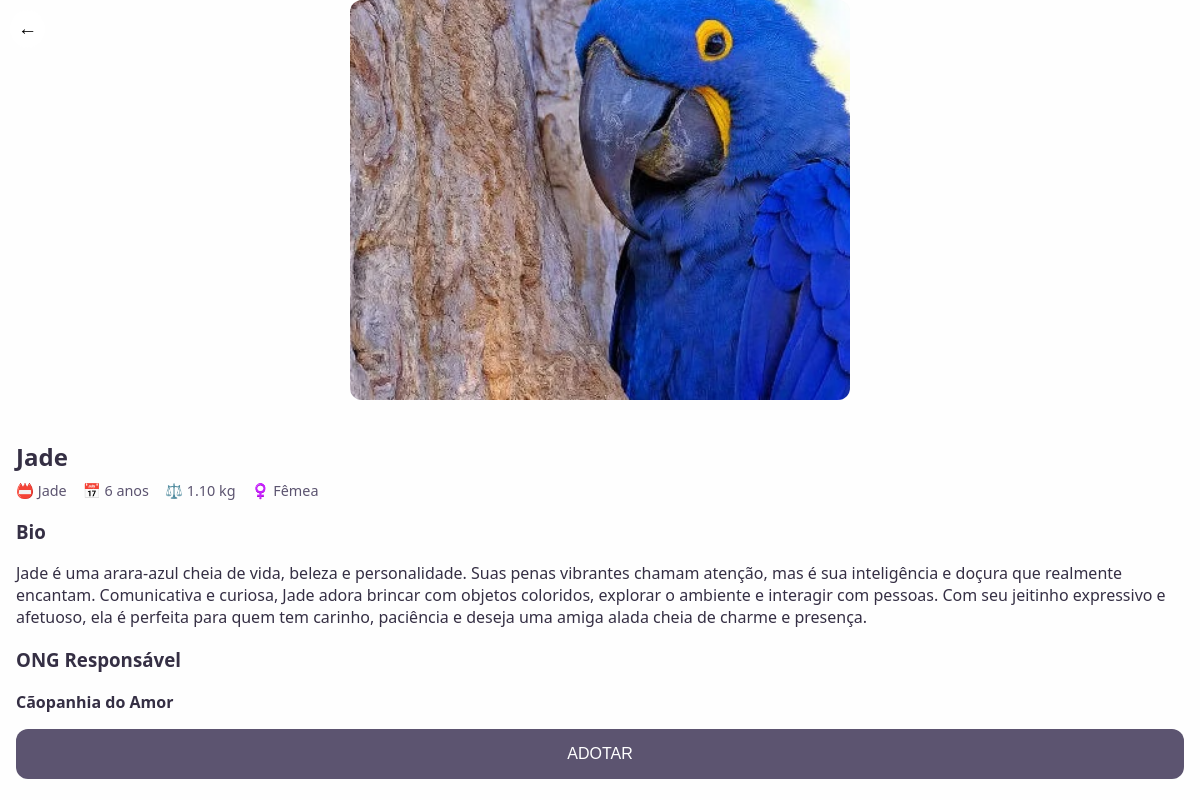
Page /pet.php?id=4 on the committed database.
### tables this page shows
CREATE TABLE IF NOT EXISTS `animais` (
  `id` int NOT NULL AUTO_INCREMENT,
  `ong_id` int NOT NULL,
  `nome_animal` varchar(100) NOT NULL,
  `peso` decimal(5,2) NOT NULL,
  `descricao` text,
  `idade` int DEFAULT NULL,
  `tipo` varchar(50) DEFAULT NULL,
  `sexo` varchar(10) DEFAULT NULL,
  PRIMARY KEY (`id`),
  KEY `ong_id` (`ong_id`)
);

CREATE TABLE IF NOT EXISTS `ongs` (
  `id` int NOT NULL AUTO_INCREMENT,
  `numero_ong` varchar(20) NOT NULL,
  `nome_ong` varchar(100) NOT NULL,
  PRIMARY KEY (`id`)
);

### pet.php (the view, shortened to what this page needs)
<?php
include 'conexao.php';
$id = isset($_GET['id']) ? intval($_GET['id']) : 0;
$sql = "SELECT a.*, o.nome_ong, o.numero_ong FROM animais a JOIN ongs o ON a.ong_id = o.id WHERE a.id = $id";
$res = $conexao->query($sql);
if ($res->num_rows > 0) {
  $animal = $res->fetch_assoc();
} else {
  echo '<p>Animal não encontrado.</p>';
  exit;
}
$sqlFotos = "SELECT caminho_foto FROM fotos_animais WHERE animal_id = $id";
$resFotos = $conexao->query($sqlFotos);
$fotos = [];
if ($resFotos && $resFotos->num_rows > 0) {
  while ($foto = $resFotos->fetch_assoc()) {
    $fotos[] = $foto['caminho_foto'];
  }
}
?>
<!DOCTYPE html>
<html lang="PT-br">
<head>
  <link rel="stylesheet" href="style.css" />
</head>
<body>
  <div class="pet-detail-page">
    <div class="pet-header">
      <button onclick="history.back()">←</button>
      <?php if (count($fotos) > 0): ?>
        <div class="carousel-container">
          <div class="carousel">
            <?php foreach ($fotos as $i => $foto): ?>
              <img src="<?php echo htmlspecialchars($foto); ?>" alt="<?php echo htmlspecialchars($animal['nome_animal']); ?>" class="pet-main-img<?php echo $i === 0 ? ' active' : ''; ?>" data-index="<?php echo $i; ?>" />
            <?php endforeach; ?>
          </div>
        </div>
      <?php else: ?>
        <img src="uploads/teste.png" alt="Sem foto" class="pet-main-img" />
      <?php endif; ?>
    </div>
    <div class="pet-info-section">
      <h2><?php echo htmlspecialchars($animal['nome_animal']); ?></h2>
      <div class="pet-stats">
        <span>📛 <?php echo htmlspecialchars($animal['nome_animal']); ?></span>
        <span>📅 <?php echo htmlspecialchars($animal['idade']); ?> anos</span>
        <span>⚖️ <?php echo htmlspecialchars($animal['peso']); ?> kg</span>
        <span><?php echo (isset($animal['sexo']) && strtolower($animal['sexo']) === 'femea' ? '♀️ Fêmea' : (isset($animal['sexo']) ? '♂️ Macho' : '')); ?></span>
      </div>
      <div class="bio">
        <h3>Bio</h3>
        <p><?php echo htmlspecialchars($animal['descricao'] ?? 'Sem descrição.'); ?></p>
        <h3>ONG Responsável</h3>
        <p><strong><?php echo htmlspecialchars($animal['nome_ong']); ?></strong></p>
      </div>
      <button class="adopt-btn" onclick="window.open('https://wa.me/<?php echo preg_replace('/\D/', '', $animal['numero_ong']); ?>?text=<?php echo urlencode('Olá! Tenho interesse em adotar o pet ' . $animal['nome_animal'] . '. Poderia me passar mais informações?'); ?>','_blank')">ADOTAR</button>
    </div>
  </div>
</body>
</html>

### style.css (style rules this page uses)
body { margin: 0; font-family: 'Segoe UI', sans-serif; background-color: #fefefe; color: #333; }
.pet-detail-page { font-family: 'Segoe UI', sans-serif; background-color: #fefefe; color: #352F44; min-height: 100vh; display: flex; flex-direction: column; }
.pet-header { position: relative; }
.pet-header button { position: absolute; top: 10px; left: 10px; background: #ffffffcc; border: none; border-radius: 50%; padding: 0.5rem; font-size: 1.2rem; z-index: 10; }
.pet-main-img { min-width: 100%; width: 100%; height: 500px; object-fit: cover; background: #f6f8fa; opacity: 0; transition: opacity 0.4s; pointer-events: none; position: absolute; left: 0; top: 0; border-radius: 12px; box-shadow: 0 2px 8px rgba(0,0,0,0.08); }
.pet-info-section { padding: 1rem; flex: 1; }
.pet-info-section h2 { margin-top: 0.5rem; margin-bottom: 0; }
.pet-stats { display: flex; gap: 1rem; margin-top: 0.5rem; font-size: 0.9rem; color: #5C5470; }
.bio { margin-top: 1rem; }
.adopt-btn { display: block; width: 100%; margin-top: 1rem; padding: 1rem; background-color: #5C5470; color: white; border: none; border-radius: 12px; font-size: 1rem; margin-bottom: 0; cursor: pointer; }
.carousel-container { position: relative; width: 100%; max-width: 500px; margin: 0 auto 1rem auto; overflow: hidden; background: #fff; border-radius: 12px; }
.carousel { display: flex; position: relative; height: 400px; align-items: center; justify-content: center; }
.pet-main-img.active { opacity: 1; pointer-events: auto; position: relative; z-index: 2; }

### rows in the picture
animais: nome_animal "Jade", idade "6", peso "1.10", descricao "Jade é uma arara-azul cheia de vida, beleza e personalidade. Suas penas vibrantes chamam atenção, mas é sua inteligência e doçura que realmente encantam. Comunicativa e curiosa, Jade adora brincar com objetos coloridos, explorar o ambiente e interagir com pessoas. Com seu jeitinho expressivo e afetuoso, ela é perfeita para quem tem carinho, paciência e deseja uma amiga alada cheia de charme e presença.", ong.nome_ong "Cãopanhia do Amor"
